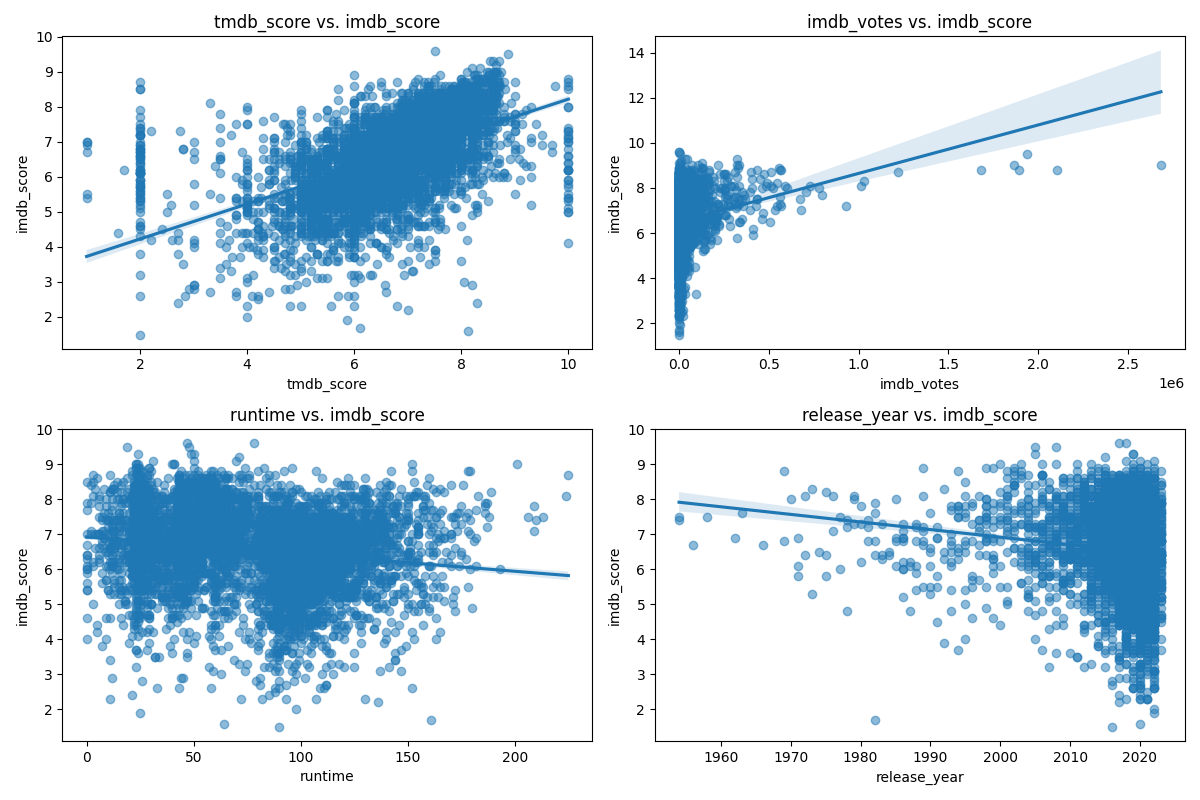

Write the Python code that produced this figure.
import pandas as pd
import seaborn as sns
import matplotlib.pyplot as plt

# Load the dataset from CSV file
data = pd.read_csv('titles.csv')

# Select the attributes of interest
selected_attributes = ['tmdb_score', 'imdb_votes', 'runtime', 'release_year']

# Create a single figure with subplots
fig, axes = plt.subplots(nrows=2, ncols=2, figsize=(12, 8))

# Plot scatter plots and regression lines for each attribute
for i, attribute in enumerate(selected_attributes):
    row = i // 2
    col = i % 2
    ax = axes[row][col]
    sns.regplot(x=attribute, y='imdb_score', data=data, scatter_kws={'alpha': 0.5}, ax=ax)
    ax.set_xlabel(attribute)
    ax.set_ylabel('imdb_score')
    ax.set_title(f'{attribute} vs. imdb_score')

# Adjust spacing between subplots
plt.tight_layout()

# Display the plot
plt.show()
